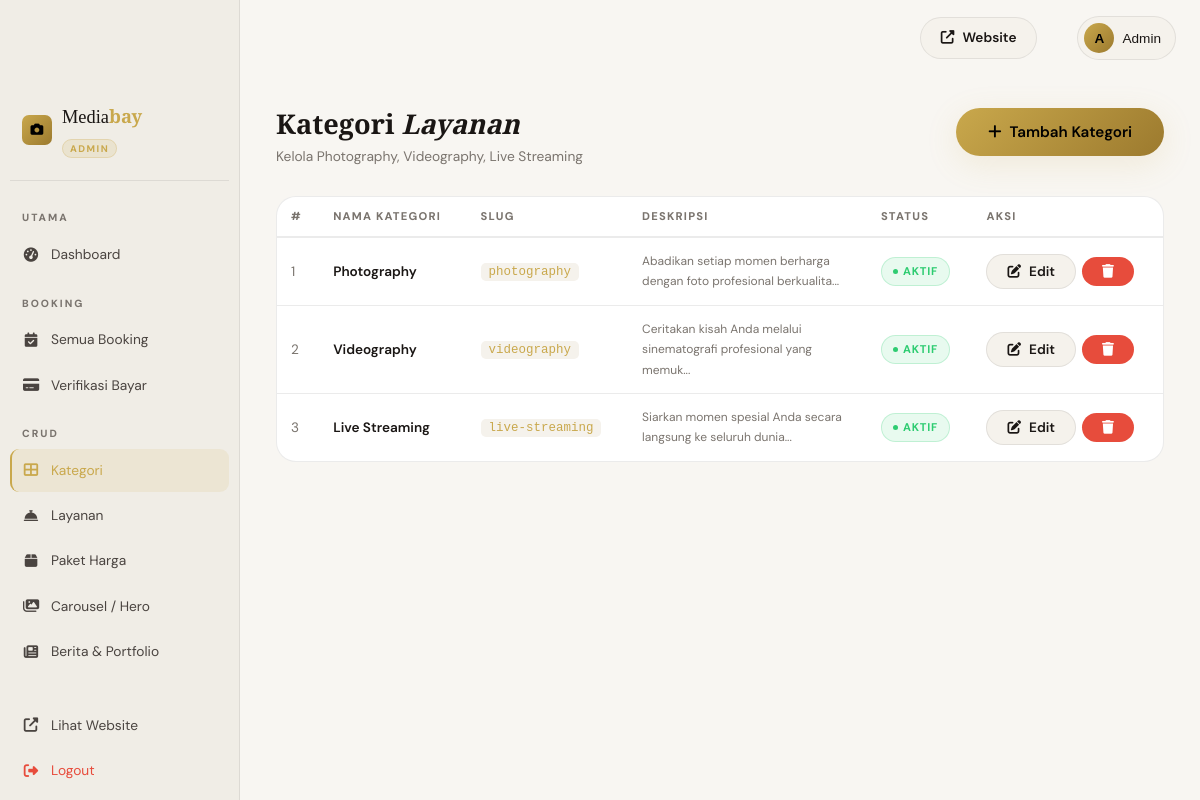
The app's page /admin/categories (signed in) with its own data.
### tables this page shows
CREATE TABLE `categories` (
  `id` int(11) NOT NULL,
  `name` varchar(100) NOT NULL,
  `slug` varchar(100) NOT NULL,
  `icon` varchar(50) DEFAULT NULL,
  `description` text DEFAULT NULL,
  `image` varchar(255) DEFAULT NULL,
  `sort_order` int(11) DEFAULT 0,
  `is_active` tinyint(1) DEFAULT 1,
  `created_at` timestamp NOT NULL DEFAULT current_timestamp()
);

### app/controllers/Controllers.php (called while the page is built, shortened)
<?php
class AdminController extends Controller {
    public function categories(): void {
        $categories = (new CategoryModel())->all();
        $this->view('admin/categories', compact('categories', 'flash'), 'admin');
    }
}

### public/index.php (called while the page is built, shortened)
<?php
require_once __DIR__ . '/../config/database.php';
require_once __DIR__ . '/../core/Database.php';
require_once __DIR__ . '/../core/Model.php';
require_once __DIR__ . '/../core/Router.php';
require_once __DIR__ . '/../app/controllers/Controllers.php';
$scriptDir = dirname($_SERVER['SCRIPT_NAME'] ?? '/index.php');
$basePath  = ($scriptDir === '/' || $scriptDir === '\\') ? '' : rtrim($scriptDir, '/');
$router = new Router($basePath);
$router->dispatch();

### core/Database.php (called while the page is built)
<?php
class Database {
    private static ?PDO $instance = null;
    public static function getInstance(): PDO {
        if (self::$instance === null) {
            try {
                $dsn = "mysql:host=" . DB_HOST . ";dbname=" . DB_NAME . ";charset=" . DB_CHARSET;
                self::$instance = new PDO($dsn, DB_USER, DB_PASS, [
                    PDO::ATTR_ERRMODE            => PDO::ERRMODE_EXCEPTION,
                    PDO::ATTR_DEFAULT_FETCH_MODE => PDO::FETCH_ASSOC,
                    PDO::ATTR_EMULATE_PREPARES   => false,
                ]);
            } catch (PDOException $e) {
                die(json_encode(['error' => 'Database connection failed: ' . $e->getMessage()]));
            }
        }
        return self::$instance;
    }
}

### core/Model.php (called while the page is built, shortened)
<?php
abstract class Model {
    protected PDO $db;
    protected string $table = '';
    public function __construct() {
        $this->db = Database::getInstance();
    }
    public function all(string $orderBy = 'id', string $dir = 'ASC'): array {
        $stmt = $this->db->query("SELECT * FROM {$this->table} ORDER BY {$orderBy} {$dir}");
        return $stmt->fetchAll();
    }
}

### app/views/admin/categories.php (the view, shortened to what this page needs)
<div class="admin-page-header">
  <div class="admin-page-header-left">
    <h1>Kategori <em>Layanan</em></h1>
    <p>Kelola Photography, Videography, Live Streaming</p>
  </div>
  <div class="admin-page-header-actions">
    <button class="btn btn-primary" data-modal-open="modal-add-cat"><i class="fas fa-plus"></i> Tambah Kategori</button>
  </div>
</div>
<div class="admin-card">
  <div class="table-wrap">
    <table class="admin-table">
      <thead><tr><th>#</th><th>Nama Kategori</th><th>Slug</th><th>Deskripsi</th><th>Status</th><th>Aksi</th></tr></thead>
      <tbody>
        <?php foreach($categories as $cat): ?>
        <tr>
          <td style="color:var(--text-muted)"><?= $cat['id'] ?></td>
          <td>
            <div class="td-title"><?= htmlspecialchars($cat['name']) ?></div>
          </td>
          <td><code style="font-size:0.78rem;background:var(--bg-4);padding:2px 8px;border-radius:5px;color:var(--gold)"><?= htmlspecialchars($cat['slug']) ?></code></td>
          <td class="td-sub" style="max-width:220px"><?= htmlspecialchars(mb_substr($cat['description']??'',0,65)) ?>...</td>
          <td><span class="badge <?= $cat['is_active']?'badge-approved':'badge-rejected' ?>"><?= $cat['is_active']?'Aktif':'Nonaktif' ?></span></td>
          <td>
            <div class="td-actions">
              <button class="btn btn-ghost btn-sm" data-modal-open="modal-edit-cat-<?= $cat['id'] ?>"><i class="fas fa-edit"></i> Edit</button>
              <form method="POST" action="<?= BASE_URL ?>/admin/categories/<?= $cat['id'] ?>/delete">
                <button type="submit" class="btn btn-danger btn-sm" data-confirm="Hapus kategori '<?= htmlspecialchars($cat['name']) ?>'? Semua layanan terkait ikut terhapus."><i class="fas fa-trash"></i></button>
              </form>
            </div>
          </td>
        </tr>
        <?php endforeach; ?>
      </tbody>
    </table>
  </div>
</div>

### core/Router.php (shortened to what this page needs)
<?php
class Router {
    private array $routes = [];
    private function addRoute(string $method, string $path, string $controller, string $action): void {
        $this->routes[] = [
            'method'     => $method,
            'path'       => $path,
            'controller' => $controller,
            'action'     => $action,
            'pattern'    => $this->pathToPattern($path),
        ];
    }
    private function pathToPattern(string $path): string {
        $pattern = preg_replace('/\/:([^\/]+)/', '/(?P<$1>[^/]+)', $path);
        return '#^' . $pattern . '$#';
    }
    public function dispatch(): void {
        $requestUri = parse_url($_SERVER['REQUEST_URI'], PHP_URL_PATH);
        $requestUri = rawurldecode($requestUri);
        $requestUri = '/' . ltrim($requestUri, '/');
        if ($requestUri !== '/') {
            $requestUri = rtrim($requestUri, '/');
        }
        $requestMethod = $_SERVER['REQUEST_METHOD'];
        foreach ($this->routes as $route) {
            if (($route['method'] === $requestMethod || $route['method'] === 'ANY') &&
                preg_match($route['pattern'], $requestUri, $matches)) {
                $params = array_filter($matches, fn($k) => !is_int($k), ARRAY_FILTER_USE_KEY);
                $this->invoke($route['controller'], $route['action'], $params);
                return;
            }
        }
    }
    private function invoke(string $controllerName, string $action, array $params): void {
        $controller = new $controllerName();
        call_user_func_array([$controller, $action], $params);
    }
}

### public/assets/css/main.css (style rules this page uses)
:root { --gold: #c9a84c; --gold-light: #e2c97e; --gold-dark: #9c7a2e; --bg: #0d0d0d; --bg-2: #141414; --bg-3: #1c1c1c; --bg-4: #242424; --surface: #1a1a1a; --border: rgba(201,168,76,0.18); --border-soft: rgba(255,255,255,0.07); --text: #f0ece4; --text-muted: #8a8580; --text-soft: #c8c4bc; --white: #ffffff; --nav-blur-bg: rgba(13,13,13,0.88); --card-bg: var(--bg-3); --danger: #e74c3c; --success: #2ecc71; --warning: #f39c12; --info: #3498db; --radius: 12px; --radius-lg: 20px; --radius-xl: 32px; --shadow: 0 8px 32px rgba(0,0,0,0.45); --shadow-gold: 0 8px 32px rgba(201,168,76,0.15); --transition: all 0.35s cubic-bezier(0.4,0,0.2,1); --font-display:'Playfair Display', Georgia, serif; --font-body: 'DM Sans', system-ui, sans-serif; --nav-h: 76px; }
[data-theme="light"] { --bg: #f8f6f2; --bg-2: #f0ede6; --bg-3: #ffffff; --bg-4: #f5f2ec; --surface: #ffffff; --border: rgba(201,168,76,0.25); --border-soft: rgba(0,0,0,0.08); --text: #1a1614; --text-muted: #7a746e; --text-soft: #4a4440; --nav-blur-bg: rgba(248,246,242,0.92); --card-bg: #ffffff; --shadow: 0 4px 24px rgba(0,0,0,0.10); }
*, *::before, *::after { box-sizing: border-box; margin: 0; padding: 0; }
html { scroll-behavior: smooth; font-size: 16px; }
body { font-family: var(--font-body); background: var(--bg); color: var(--text); line-height: 1.7; overflow-x: hidden; transition: background 0.3s, color 0.3s; }
h1,h2,h3,h4,h5 { font-family: var(--font-display); font-weight: 700; line-height: 1.2; }
h1 { font-size: clamp(2.4rem, 5vw, 4.5rem); }
.btn { display: inline-flex; align-items: center; gap: 8px; padding: 14px 32px; border-radius: 100px; font-family: var(--font-body); font-weight: 600; font-size: 0.95rem; cursor: pointer; border: none; transition: var(--transition); position: relative; overflow: hidden; }
.btn::after { content: ''; position: absolute; inset: 0; background: rgba(255,255,255,0.08); opacity: 0; transition: opacity 0.2s; }
.btn-primary { background: linear-gradient(135deg, var(--gold), var(--gold-dark)); color: #000; box-shadow: var(--shadow-gold); }
.btn-ghost { background: var(--bg-4); border: 1px solid var(--border-soft); color: var(--text); }
.btn-danger { background: var(--danger); color: #fff; }
.btn-sm { padding: 8px 20px; font-size: 0.85rem; }
.badge { display: inline-flex; align-items: center; gap: 5px; padding: 4px 11px; border-radius: 100px; font-size: 0.7rem; font-weight: 700; text-transform: uppercase; letter-spacing: 0.8px; }
.badge::before { content: ''; width: 5px; height: 5px; border-radius: 50%; background: currentColor; }
.badge-approved { background: rgba(46,204,113,0.11); color: var(--success); border: 1px solid rgba(46,204,113,0.22); }
.table-wrap { overflow-x: auto; }

### public/assets/css/admin.css (style rules this page uses)
.admin-page-header { display: flex; align-items: flex-start; justify-content: space-between; gap: 16px; flex-wrap: wrap; margin-bottom: 28px; }
.admin-page-header-left h1 { font-size: 1.7rem; margin-bottom: 4px; }
.admin-page-header-left p { color: var(--text-muted); font-size: 0.86rem; }
.admin-page-header-actions { display: flex; gap: 10px; flex-wrap: wrap; align-items: center; }
.admin-card { background: var(--card-bg); border: 1px solid var(--border-soft); border-radius: var(--radius-lg); overflow: hidden; margin-bottom: 24px; transition: background 0.3s, border-color 0.3s; }
.admin-table { width: 100%; border-collapse: collapse; }
.admin-table th { padding: 10px 14px; font-size: 0.7rem; font-weight: 800; text-transform: uppercase; letter-spacing: 1.2px; color: var(--text-muted); border-bottom: 2px solid var(--border-soft); white-space: nowrap; text-align: left; }
.admin-table td { padding: 13px 14px; font-size: 0.85rem; border-bottom: 1px solid var(--border-soft); vertical-align: middle; }
.admin-table tr:last-child td { border-bottom: none; }
.admin-table .td-title { font-weight: 600; color: var(--text); }
.admin-table .td-sub { font-size: 0.75rem; color: var(--text-muted); margin-top: 2px; }
.admin-table .td-actions { display: flex; gap: 6px; align-items: center; flex-wrap: wrap; }

### records on screen
categories: id "1", name "Photography", slug "photography", description "Abadikan setiap momen berharga dengan foto profesional berkualita", is_active "AKTIF"
categories: id "2", name "Videography", slug "videography", description "Ceritakan kisah Anda melalui sinematografi profesional yang memuk", is_active "AKTIF"
categories: id "3", name "Live Streaming", slug "live-streaming", description "Siarkan momen spesial Anda secara langsung ke seluruh dunia", is_active "AKTIF"
